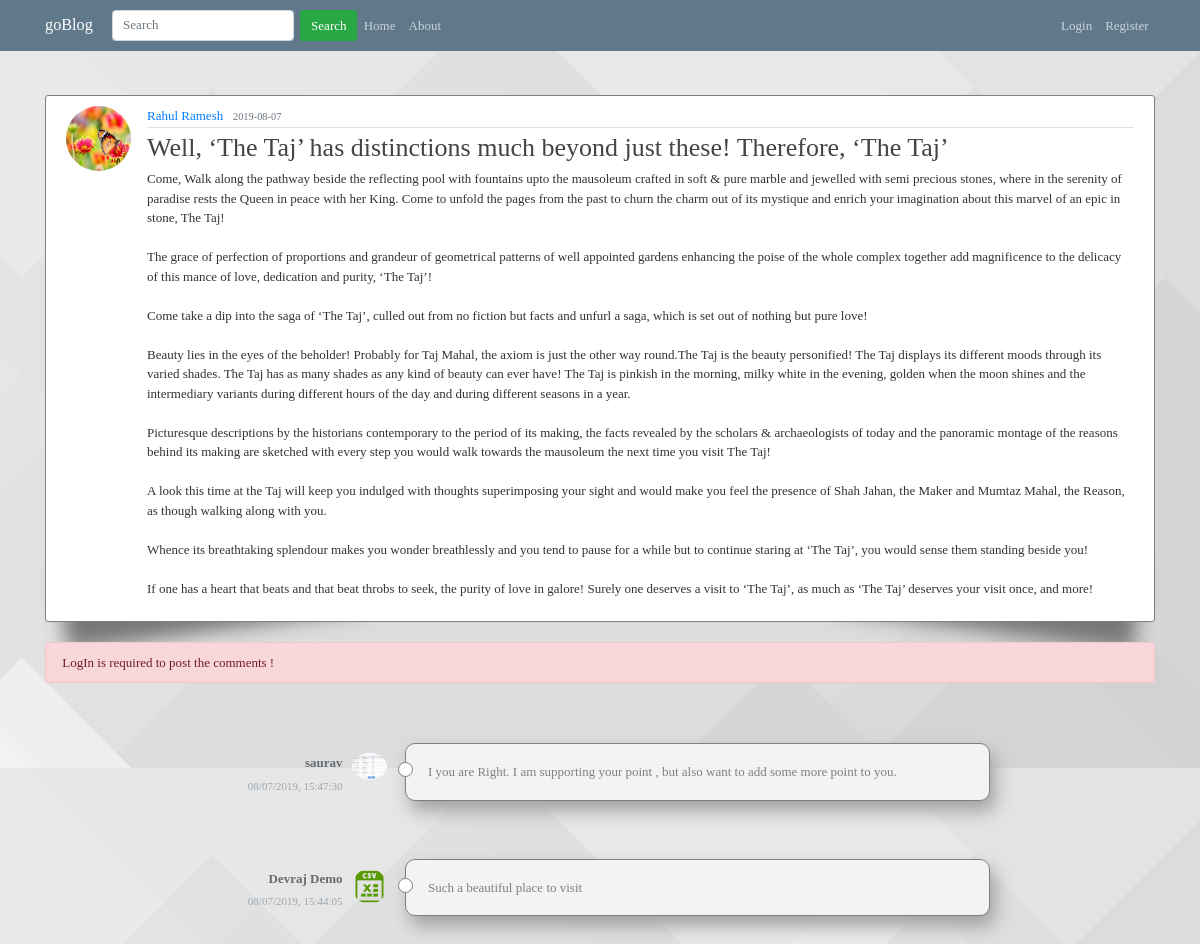
/post/6, run on the app's committed database.
### app/models.py (models this page shows, shortened)
class User(db.Model,UserMixin):
    id = db.Column(db.Integer, primary_key=True)
    username = db.Column(db.String(20), unique=True, nullable=False)
    email = db.Column(db.String(120), unique=True, nullable=False)
    image_file = db.Column(db.String(20), nullable=False , default='default.jpg')
    password = db.Column(db.String(60), nullable=False)
    posts = db.relationship('Post', backref='author', lazy=True)
    comments = db.relationship('Comment', backref='author', lazy='dynamic')

class Post(db.Model):
    id = db.Column(db.Integer, primary_key=True)
    title = db.Column(db.String(100), nullable=False)
    date_posted = db.Column(db.DateTime, nullable=False, default=datetime.utcnow)
    content = db.Column(db.Text, nullable=False)
    user_id = db.Column(db.Integer, db.ForeignKey('user.id'), nullable=False)
    comments = db.relationship('Comment', backref='post', lazy=True)
    image_file = db.Column(db.String(20), nullable=False , default='default.png')

class Comment(db.Model):
    id = db.Column(db.Integer, primary_key=True)
    body = db.Column(db.Text)
    date_posted = db.Column(db.DateTime, index=True, default=datetime.utcnow)
    user_id = db.Column(db.Integer, db.ForeignKey('user.id'),nullable=False)
    post_id = db.Column(db.Integer, db.ForeignKey('post.id'),nullable=False)

### app/posts/routes.py (the view, shortened to what this page needs)
@posts.route('/post/<int:post_id>',methods=["GET","POST"])
def post(post_id):
    post = Post.query.get_or_404(post_id)
    if post==None:
        return post
    page = request.args.get('page',1,type=int)
    form = CommentForm()
    comments = Comment.query.filter_by(post=post)\
        .order_by(Comment.date_posted.desc())
    print("comments", file=sys.stdout)
    print(comments, file=sys.stdout)
    return render_template("post.html", title=post.title, post = post, form = form, comments = comments)

### app/posts/forms.py
class CommentForm(FlaskForm):
    body = StringField('Enter the comment', validators=[DataRequired()])
    submit = SubmitField('Comment')

### app/templates/post.html (shortened to what this page needs)
{% extends "layout.html" %}
{% block content%}
<article class="media content-section">
    <img class="rounded-circle article-img"
        src="{{ url_for('static', filename='profile_pics/'+post.author.image_file)}}">
    <div class="media-body">
        <div class="article-metadata">
            <a class="mr-2" href="#">{{ post.author.username }}</a>
            <small class="text-muted">{{ post.date_posted.strftime('%Y-%m-%d') }}</small>
        </div>
        <h2 class="article-title">{{ post.title }}</h2>
        <p class="article-content">{{ post.content }}</p>
    </div>
</article>
{% if current_user.is_authenticated %}
<div class="content">
        <form method="POST" action="">
            {{ form.hidden_tag()}}
            <fieldset class="form-group">
                <legend class="border-bottom mb-4">{{ legend }}</legend>
                <div class="form-group">
                    {{ form.body.label(class="form-control-label") }}
                    {% if form.body.errors %}
                    {{ form.body(class="form-control form-control-lg is-invalid") }}
                    <div class="invalid-feedback">
                        {% for error in form.body.errors %}
                        <span>{{ error }}</span>
                        {% endfor %}
                    </div>
                    {% else %}
                    {{ form.body(class="form-control form-control-lg ") }}
                    {% endif %}
            </fieldset>
            <div class="form-group">
                {{ form.submit(class="btn btn-outline-info") }}
            </div>
        </form>
    </div>
    {% else %}
    <div class="alert alert-danger" role="alert">
            LogIn is required to post the comments !
    </div>
{% endif %}
<ul class="comment-section">
    {% for comment in comments.all() %}
        {% if comment.author == post.author %}
        <h5 style="color: rgb(71, 114, 170)">AUTHOR's POST</h5>
        <li class="comment author-comment">
            <div class="info">
                <a href="{{ url_for('users.user_posts', username=comment.author.username) }}">{{ comment.author.username }}</a>
                <span>{{ comment.date_posted.strftime("%m/%d/%Y, %H:%M:%S") }}</span>
            </div>
            <a class="avatar" href="{{ url_for('users.user_posts', username=comment.author.username) }}">
                <img src="{{ url_for('static', filename='profile_pics/'+ comment.author.image_file)}}" width="35" alt="Profile Avatar" title="Anie Silverston" />
            </a>
            <p>{{ comment.body }}</p>
        </li>
        {% else %}
        <li class="comment user-comment">
                <div class="info">
                    <a href="{{ url_for('users.user_posts', username=comment.author.username) }}">{{ comment.author.username }}</a>
                    <span>{{ comment.date_posted.strftime("%m/%d/%Y, %H:%M:%S") }}</span>
                </div>
                <a class="avatar" href="{{ url_for('users.user_posts', username=comment.author.username) }}">
                    <img src="{{ url_for('static', filename='profile_pics/'+ comment.author.image_file)}}" width="35" alt="Profile Avatar" title="Anie Silverston" />
                </a>
                <p>{{ comment.body }}</p>
            </li>
        {% endif %}
    {%  endfor %}
</ul>
{% endblock content %}

### app/static/main.css (style rules this page uses)
body { background-image: url("bg2.jpg"); color: #333333; margin-top: 5rem; font-family: 'Roboto Slab', serif; }
h1, h2, h3, h4, h5, h6 { color: #444444; }
.content-section { background: #ffffff; padding: 10px 20px; border: 1px solid gray; border-radius: 3px; margin-top: 30px; margin-bottom: 20px; position: relative; }
.content-section:before, .content-section:after { z-index: -1; position: absolute; content: ""; bottom: 25px; left: 10px; width: 50%; top: 80%; max-width:300px; background: #777; -webkit-box-shadow: 0 35px 20px #777; -moz-box-shadow: 0 35px 20px #777; box-shadow: 0 35px 20px #777; -webkit-transform: rotate(-8deg); -moz-transform: rotate(-8deg); -o-transform: rotate(-8deg); -ms-transform: rotate(-8deg); transform: rotate(-8deg); }
.content-section:after { -webkit-transform: rotate(8deg); -moz-transform: rotate(8deg); -o-transform: rotate(8deg); -ms-transform: rotate(8deg); transform: rotate(8deg); right: 10px; left: auto; }
.article-title { color: #444444; }
.article-content { white-space: pre-line; }
.article-img { height: 65px; width: 65px; margin-right: 16px; }
.article-metadata { padding-bottom: 1px; margin-bottom: 4px; border-bottom: 1px solid #e3e3e3 }
.comment { display: flex; }
* { margin: 0; padding: 0; box-sizing: border-box; }
html { font: normal 13px sans-serif; }
.comment-section { list-style: none; max-width: 800px; width: 100%; margin: 50px auto; padding: 10px; }
.comment { display: flex; border-radius: 3px; margin-bottom: 45px; flex-wrap: wrap; }
.comment.user-comment { color: #808080; }
.comment .info { width: 17%; }
.comment.user-comment .info { text-align: right; }
.comment .info a { display: block; text-decoration: none; color: #656c71; font-weight: bold; text-overflow: ellipsis; overflow: hidden; white-space: nowrap; padding: 10px 0 3px 0; }
.comment .info span { font-size: 11px; color: #9ca7af; }
.comment .avatar { width: 8%; }
.comment.user-comment .avatar { padding: 10px 18px 0 3px; }
.comment .avatar img { display: block; border-radius: 50%; }
.comment.user-comment .avatar img { float: right; }
.comment p { line-height: 1.5; padding: 18px 22px; width: 75%; position: relative; word-wrap: break-word; border: 1px solid; box-shadow: 5px 10px 18px #a1a1a1; border-radius: 10px; }
.comment.user-comment p { background-color: #f3f3f3; }
.user-comment p:after { content: ''; position: absolute; width: 15px; height: 15px; border-radius: 50%; background-color: #ffffff; border: 1px solid; left: -8px; top: 18px; }

### data on the page
User: image_file (placeholder picture), author.username "Rahul Ramesh"
Post: date_posted "2019-08-07", title "Well, ‘The Taj’ has distinctions much beyond just these! Therefore, ‘The Taj’", content "Come, Walk along the pathway beside the reflecting pool with fountains upto the mausoleum crafted in soft & pure marble and jewelled with semi precious stones, where in the serenity of paradise rests the Queen in peace with her King. Come to unfold the pages from the past to churn the charm out of its mystique and enrich your imagination about this marvel of an epic in stone, The Taj! The grace of perfection of proportions and grandeur of geometrical patterns of well appointed gardens enhancing the poise of the whole complex together add magnificence to the delicacy of this mance of love, dedication and purity, ‘The Taj’! Come take a dip into the saga of ‘The Taj’, culled out from no…"
Comment: author.username "saurav", date_posted "08/07/2019, 15:47:30", image_file (picture), body "I you are Right. I am supporting your point , but also want to add some more point to you."
Comment: author.username "Devraj Demo", date_posted "08/07/2019, 15:44:05", image_file (picture), body "Such a beautiful place to visit"
